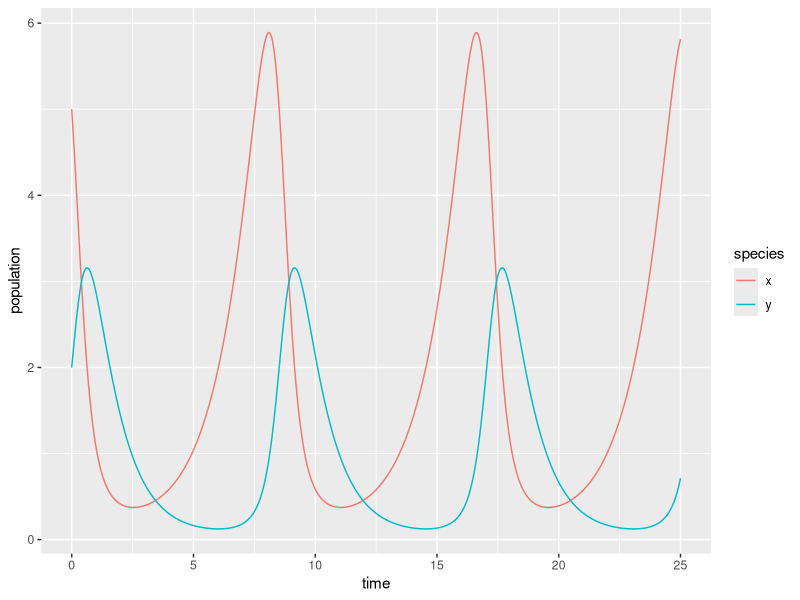
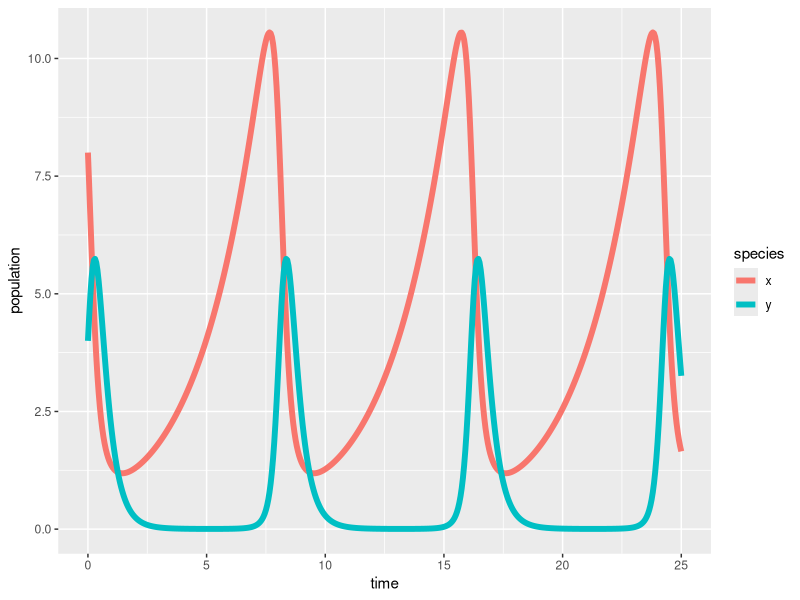

Reproduce these figures in R, in order.
## ---- chunk 1
knitr::opts_chunk$set(echo = TRUE)
library(tidyverse)
library(deSolve)
library(kableExtra)
## ---- chunk 2
# Create a sequence of times (days): 
time <- seq(0, 25, by = 0.05)

# Set some parameter values (these can change - keep it in mind):
parameters <- c(alpha = .75, beta = 0.8, delta = 0.5, gamma = 1)

# Set the initial condition (prey and predator populations at t = 0).
# Recall: x = prey, y = predator
init_cond <- c(x = 5, y = 2)

# Prepare the series of differential equations as a function: 
lk_equations <- function(time, init_cond, parameters) {
  with(as.list(c(init_cond, parameters)), {
    dxdt = alpha * x - beta * x * y
    dydt = delta * x * y - gamma * y
    return(list(c(dxdt, dydt)))
  })
}

# Find the approximate the solution using `deSolve::ode()`:
approx_lk <- ode(y = init_cond, times = time, func = lk_equations, parms = parameters)

# Check the class: 
class(approx_lk)

# We really want this to be a data frame, and we want both prey (x) and predator (y) to be in the same column -- we'll learn why in EDS 221 (tidy data)
approx_lk_df <- data.frame(approx_lk) %>% 
  pivot_longer(cols = c(x,y), names_to = "species", values_to = "population")

# Plot it! 
ggplot(data = approx_lk_df, aes(x = time, y = population)) +
  geom_line(aes(color = species))
## ---- chunk 3
# Create a sequence of times (days): 
time <- seq(0, 25, by = 0.05)

# Set some parameter values (these can change - keep it in mind):
#I've changed this parameters
parameters <- c(alpha = .4, beta = 0.5, delta = 0.7, gamma = 3)

# Set the initial condition (prey and predator populations at t = 0).
# Recall: x = prey, y = predator
#I've changed the initial condition
init_cond <- c(x = 8, y = 4)

# Prepare the series of differential equations as a function: 
lk_equations <- function(time, init_cond, parameters) {
  with(as.list(c(init_cond, parameters)), {
    dxdt = alpha * x - beta * x * y
    dydt = delta * x * y - gamma * y
    return(list(c(dxdt, dydt)))
  })
}

# Find the approximate the solution using `deSolve::ode()`:
approx_lk <- ode(y = init_cond, times = time, func = lk_equations, parms = parameters)

# Check the class: 
class(approx_lk)

# We really want this to be a data frame, and we want both prey (x) and predator (y) to be in the same column -- we'll learn why in EDS 221 (tidy data)
approx_lk_df <- data.frame(approx_lk) %>% 
  pivot_longer(cols = c(x,y), names_to = "species", values_to = "population")

# Plot it! 
#I made the lines a little thicker, they look better when they're thinner than this
ggplot(data = approx_lk_df, aes(x = time, y = population)) +
  geom_line(aes(color = species), size = 2)
